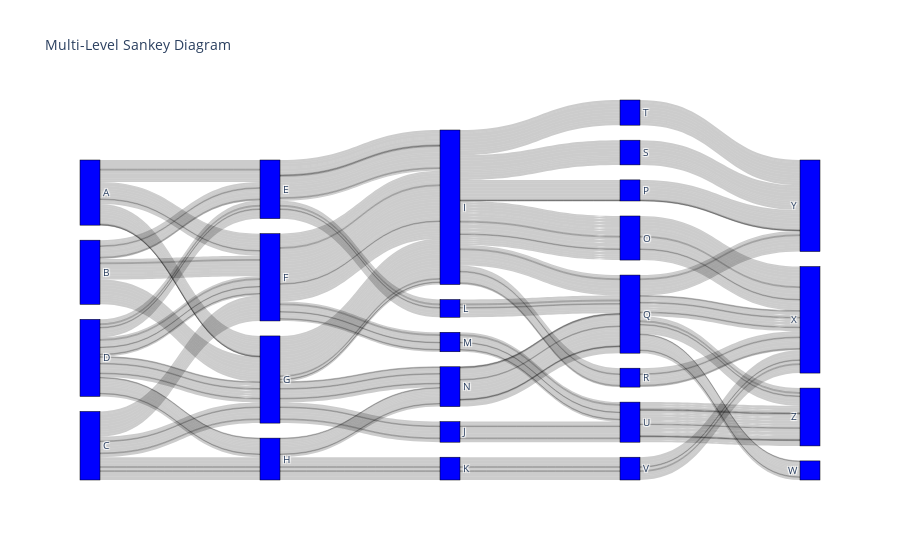

The cell this chart's notebook holds for it:
### Code cell
def create_node_dict(df, columns):
    unique_nodes = {node: i for i, node in enumerate(set(df[columns].values.flatten()))}
    return unique_nodes

# Extracting the node names and creating a dictionary to map nodes to unique IDs
columns = ['Step 1', 'Step 2', 'Step 3', 'Step 4', 'Step 5']
node_dict = create_node_dict(df, columns)

# Preparing source, target, and value lists for the Sankey diagram
source = []
target = []
value = []

for _, row in df.iterrows():
    for i in range(len(columns)-1):
        source.append(node_dict[row[columns[i]]])
        target.append(node_dict[row[columns[i+1]]])
        value.append(row['Size'])

# Creating the node label list
node_labels = list(node_dict.keys())

# Creating the Sankey diagram
fig = go.Figure(data=[go.Sankey(
    node=dict(
        pad=15,
        thickness=20,
        line=dict(color="black", width=0.5),
        label=node_labels,
        color="blue"
    ),
    link=dict(
        source=source,
        target=target,
        value=value
    ))])

fig.update_layout(title_text="Multi-Level Sankey Diagram", font_size=10)
fig.show()

### Figure 1 — Plotly figure (JSON) as saved in the notebook; plotly's stock layout.template omitted (floating-point values rounded to 4 significant figures; data arrays with more than 128 entries replaced by an {"elided": "..."} marker saying what was removed)
{"data": [{"link": {"source": {"elided": "520 int values"}, "target": {"elided": "520 int values"}, "value": {"elided": "520 int values"}}, "node": {"color": "blue", "label": ["I", "Q", "Z", "Y", "W", "R", "P", "T", "A", "J", "X", "B", "V", "U", "C", "D", "N", "O", "H", "M", "S", "G", "F", "E", "L", "K"], "line": {"color": "black", "width": 0.5}, "pad": 15, "thickness": 20}, "type": "sankey"}], "layout": {"font": {"size": 10}, "title": {"text": "Multi-Level Sankey Diagram"}}}
